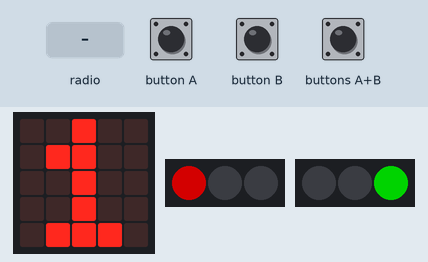
Recording of a program running on a simulated BBC micro:bit (MakeCode). On the bench: the board's 5×5 LED display, 2 × 3 RGB LEDs in strip order, left to right. The inputs (shaded band) are chosen by the test bench. Dim RGB values are drawn brighter than linear.

Above: at 9.9 s.
10.0 s: radio message "A" arrives
At 10.7 s:
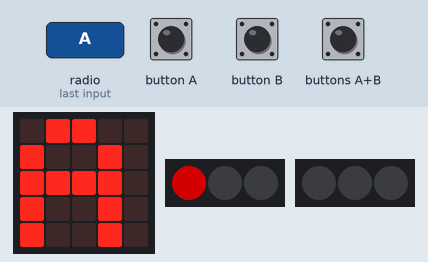
12.8 s: button B pressed for 0.15 s
15.9 s: button A pressed for 0.15 s
At 16.6 s:
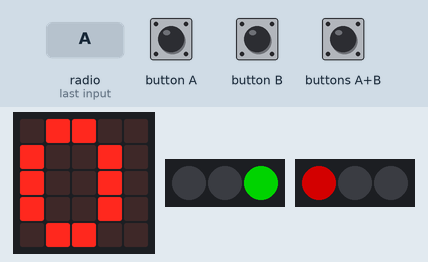
17.7 s: radio message "B" arrives
At 18.9 s:
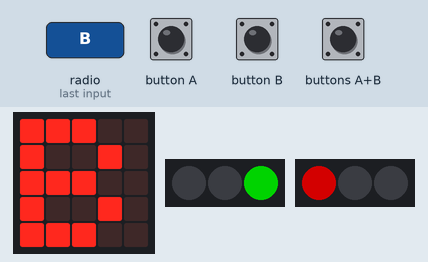
19.2 s: radio message "AB" arrives
At 20.2 s:
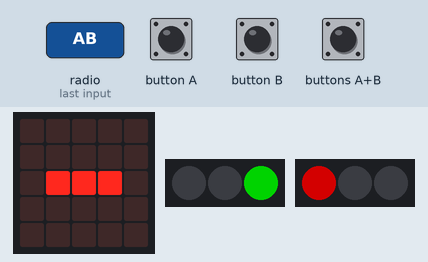
22.2 s: radio message "A" arrives
At 22.5 s:
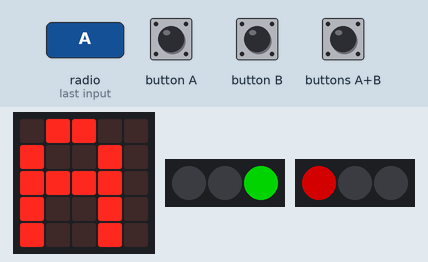
Timing chart, 0 to 46.0 s (numbered marks = the images above; inputs shaded):
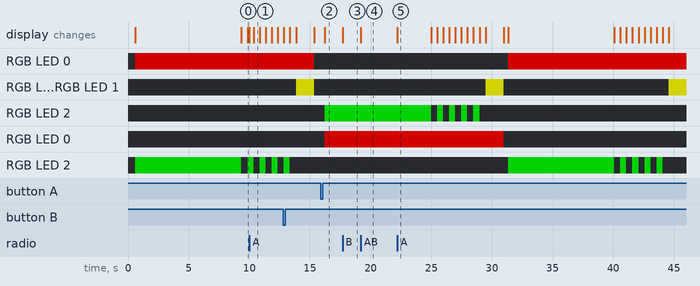

The program:

main.ts
```typescript
function ampel_ein () {
    let ROT = 0
    amp_seite += 1
    // amp_seite=(amp_seite + 1) % 2;
    A = amp_seite % 2
    B = (amp_seite + 1) % 2
    licht(A, ROT, 1)
    licht(B, GRUN, 1)
    basic.showNumber(amp_seite % 2)
    basic.pause(lang)
    for (let index = 0; index < 4; index++) {
        licht(B, GRUN, 0)
        basic.pause(kurz_blink)
        licht(B, GRUN, 1)
        basic.pause(kurz_blink)
    }
    licht(B, GRUN, 0)
    basic.pause(kurz_blink)
    licht(A, GELB, 1)
    licht(B, GELB, 1)
    basic.pause(kurz)
    licht(A, ROT, 0)
    licht(A, GELB, 0)
    licht(B, GELB, 0)
    basic.pause(Math.round(kurz_blink / 3 * 2))
}
function licht (amp_nr: number, lampe: number, ein: number) {
    a_ampeln[amp_nr].setPixelColor(lampe, neopixel.colors(a_farben[lampe]) * ein)
    a_ampeln[amp_nr].show()
}
input.onButtonPressed(Button.A, function () {
    ampel_modus = 1
})
function ampel_warn () {
    gelb_modus = !(gelb_modus)
    let ein_aus = gelb_modus ? 1 : 0
licht(A, GELB, ein_aus)
    licht(B, GELB, ein_aus)
    basic.pause(kurz_blink)
}
function init () {
    gelb_modus = true
    ampel_modus = 1
    a_farben = [NeoPixelColors.Red, NeoPixelColors.Yellow, NeoPixelColors.Green]
    lang = 8000
    kurz = 1500
    kurz_blink = 500
    ampel_v = neopixel.create(DigitalPin.P0, 3, NeoPixelMode.RGB)
    ampel_v.showColor(neopixel.colors(NeoPixelColors.Black))
    ampel_l = neopixel.create(DigitalPin.P1, 3, NeoPixelMode.RGB)
    ampel_l.showColor(neopixel.colors(NeoPixelColors.Black))
    a_ampeln = [ampel_v, ampel_l]
}
input.onButtonPressed(Button.AB, function () {
    ampel_modus = 0
})
radio.onReceivedString(function (receivedString) {
    if (receivedString == "A") {
        basic.showString(receivedString)
        control.raiseEvent(
        EventBusSource.MICROBIT_ID_BUTTON_A,
        EventBusValue.MICROBIT_BUTTON_EVT_CLICK
        )
    } else if (receivedString == "B") {
        basic.showString(receivedString)
        control.raiseEvent(
        EventBusSource.MICROBIT_ID_BUTTON_B,
        EventBusValue.MICROBIT_BUTTON_EVT_CLICK
        )
    } else if (receivedString == "AB") {
        basic.showString("-")
        control.raiseEvent(
        EventBusSource.MICROBIT_ID_BUTTON_AB,
        EventBusValue.MICROBIT_BUTTON_EVT_CLICK
        )
    }
})
input.onButtonPressed(Button.B, function () {
    ampel_modus = 2
})
function ampel_aus () {
    licht(A, ROT2, 0)
    licht(A, GELB, 0)
    licht(A, GRUN, 0)
    licht(B, ROT2, 0)
    licht(B, GELB, 0)
    licht(B, GRUN, 0)
}
function blink_licht (amp_nr: number, lampe: number, farbe: number) {
    a_ampeln[amp_nr].setPixelColor(lampe, neopixel.colors(a_farben[lampe]))
    a_ampeln[amp_nr].show()
}
let ampel_l: neopixel.Strip = null
let ampel_v: neopixel.Strip = null
let a_ampeln: neopixel.Strip[] = []
let kurz = 0
let kurz_blink = 0
let lang = 0
let A = 0
let amp_seite = 0
let GRUN = 0
let GELB = 0
let ROT2 = 0
let B = 0
let ampel_modus = 0
let a_farben: number[] = []
let ampel_v_l = 0
let gelb_modus = false
radio.setGroup(24)
ampel_modus = 1
B = 1
ROT2 = 1
GELB = 1
GRUN = 2
basic.showIcon(IconNames.No)
init()
basic.forever(function () {
    if (ampel_modus == 1) {
        ampel_ein()
    } else if (ampel_modus == 2) {
        ampel_warn()
    } else if (ampel_modus == 0) {
        ampel_aus()
    }
})
```

test.ts
```typescript
// Hier kann man Tests durchführen; diese Datei wird nicht kompiliert, wenn dieses Paket als Erweiterung verwendet wird.
```

Measured:
- after the input at 10.0 s, the display: first changes at once (image 1 shows a later state)
- after the input at 15.9 s, the display: changes after 0.33 s (image 2)
- after the input at 17.7 s, the display: changes at once (image 3)
- after the input at 19.2 s, the display: changes at once (image 4)
- after the input at 22.2 s, the display: changes at once (image 5)
- what the display in image 1 shows lasts 0.5 s, from 10.4 s to 10.9 s
